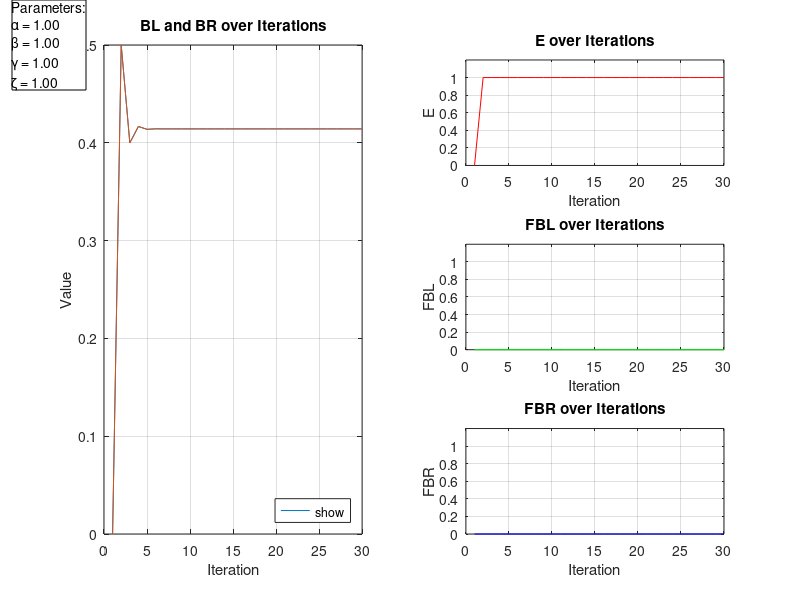
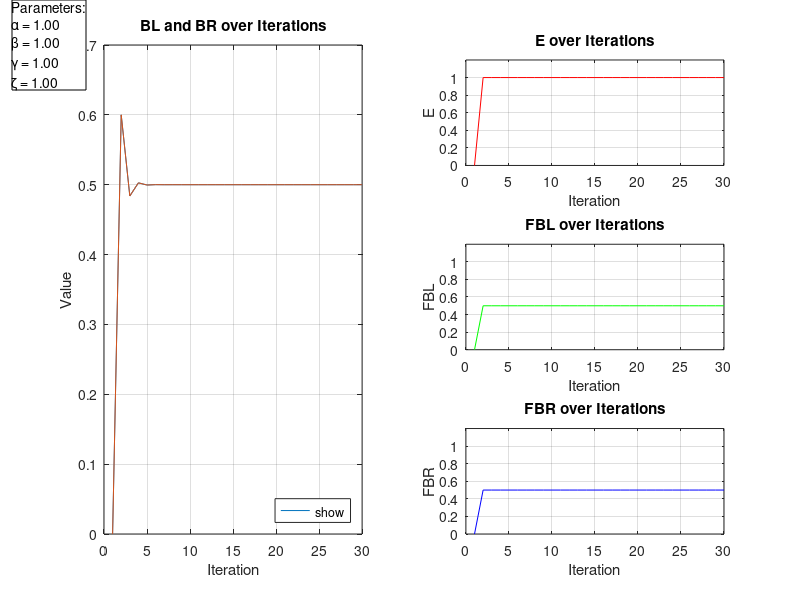
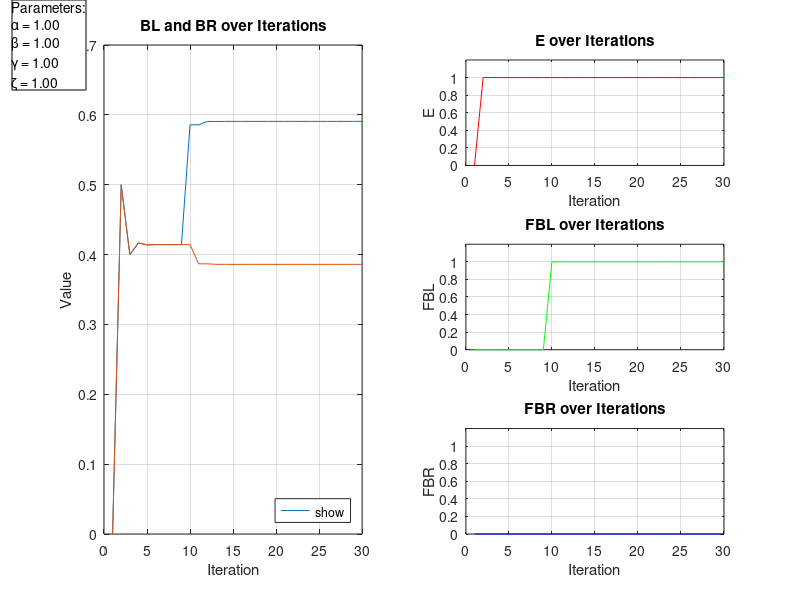
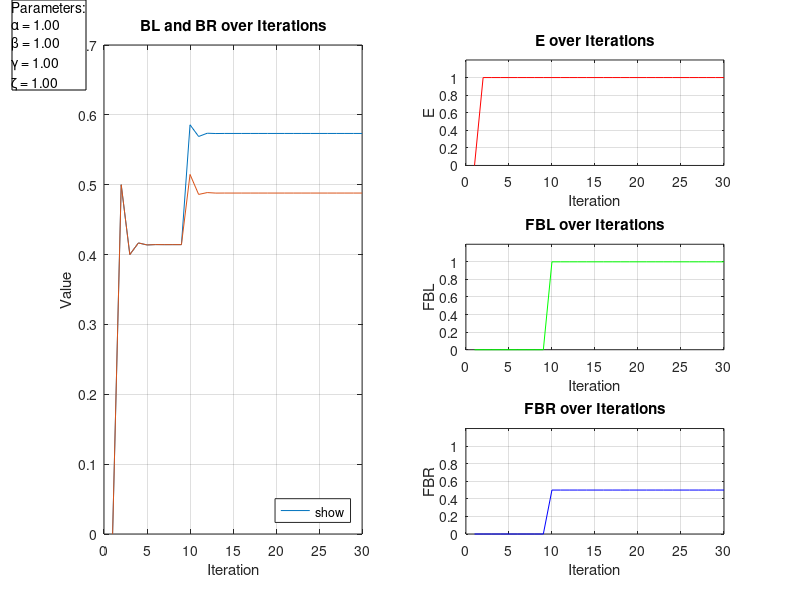

Write the MATLAB code that produced these figures, in order.
path = 'output/feedback/20250517_Shunting_Inhibition';

iterations = 30;
alpha = 1;
beta = 1;
gamma = 1;
zeta = 1;

tests = zeros(6, 2, 3);
%               FBL          FBR
tests(1,:,:) = [0   0   0  ; 0   0   0  ];
tests(2,:,:) = [0.5 0.5 0.5; 0.5 0.5 0.5];
tests(3,:,:) = [0   1   1  ; 0   0   0  ];
tests(4,:,:) = [0   1   1  ; 0   0.5 0.5];
tests(5,:,:) = [0   1   0  ; 0   0   1  ];
tests(6,:,:) = [0   0.5 0.5; 0   0   1  ];

for test = 1:6
    E = 0;
    FBL = 0;
    FBR = 0;
    BL = 0;
    BR = 0;
    
    BL_vals = zeros(1, iterations);
    BR_vals = zeros(1, iterations);
    E_vals = zeros(1, iterations);
    FBL_vals = zeros(1, iterations);
    FBR_vals = zeros(1, iterations);

    for i = 1:iterations
        if i == 2
            E = 1;
            FBL = tests(test,1,1);
            FBR = tests(test,2,1);
        elseif i == 10
            FBL = tests(test,1,2);
            FBR = tests(test,2,2);
        elseif i == 15
            FBL = tests(test,1,3);
            FBR = tests(test,2,3);
        end
        BL_prev = BL;
        BR_prev = BR;
    
        BL = beta*E*(1+FBL)/(alpha + zeta*E*(1+FBL) + gamma*BR_prev);
        BR = beta*E*(1+FBR)/(alpha + zeta*E*(1+FBR) + gamma*BL_prev);
    
        BL_vals(i) = BL;
        BR_vals(i) = BR;
        E_vals(i) = E;
        FBL_vals(i) = FBL;
        FBR_vals(i) = FBR;
    end
    
    figure;
    
    % Left subplot (full height)
    subplot(3,2,[1 3 5]); % spans all three rows in first column
    plot(1:iterations, BL_vals, 'DisplayName', 'BL');
    hold on;
    plot(1:iterations, BR_vals, 'DisplayName', 'BR');
    xlabel('Iteration');
    ylabel('Value');
    title('BL and BR over Iterations');
    legend('show', 'Location', 'southeast');
    grid on;
    
    % Right subplots (E, FBL, FBR)
    subplot(3,2,2);
    plot(1:iterations, E_vals, 'r');
    xlabel('Iteration');
    ylabel('E');
    title('E over Iterations');
    ylim([0 1.2]);
    grid on;
    
    subplot(3,2,4);
    plot(1:iterations, FBL_vals, 'g');
    xlabel('Iteration');
    ylabel('FBL');
    title('FBL over Iterations');
    ylim([0 1.2]);
    grid on;
    
    subplot(3,2,6);
    plot(1:iterations, FBR_vals, 'b');
    xlabel('Iteration');
    ylabel('FBR');
    title('FBR over Iterations');
    ylim([0 1.2]);
    grid on;
    
    set(gcf, "Position", [100, 100, 1200, 400]);
    
    % Add text box with parameter values
    paramText = sprintf('Parameters:\n\\alpha = %.2f\n\\beta = %.2f\n\\gamma = %.2f\n\\zeta = %.2f', ...
                        alpha, beta, gamma, zeta);
    annotation(gcf, 'textbox', [0.015, 0.85, 0.2, 0.1], ...
               'String', paramText, ...
               'FitBoxToText', 'on', ...
               'BackgroundColor', 'white', ...
               'EdgeColor', 'black', ...
               'FontSize', 10);
    
    filename = sprintf('%d_BL_BR.png', test);
    saveas(gcf, fullfile(path, filename));
end

close all;